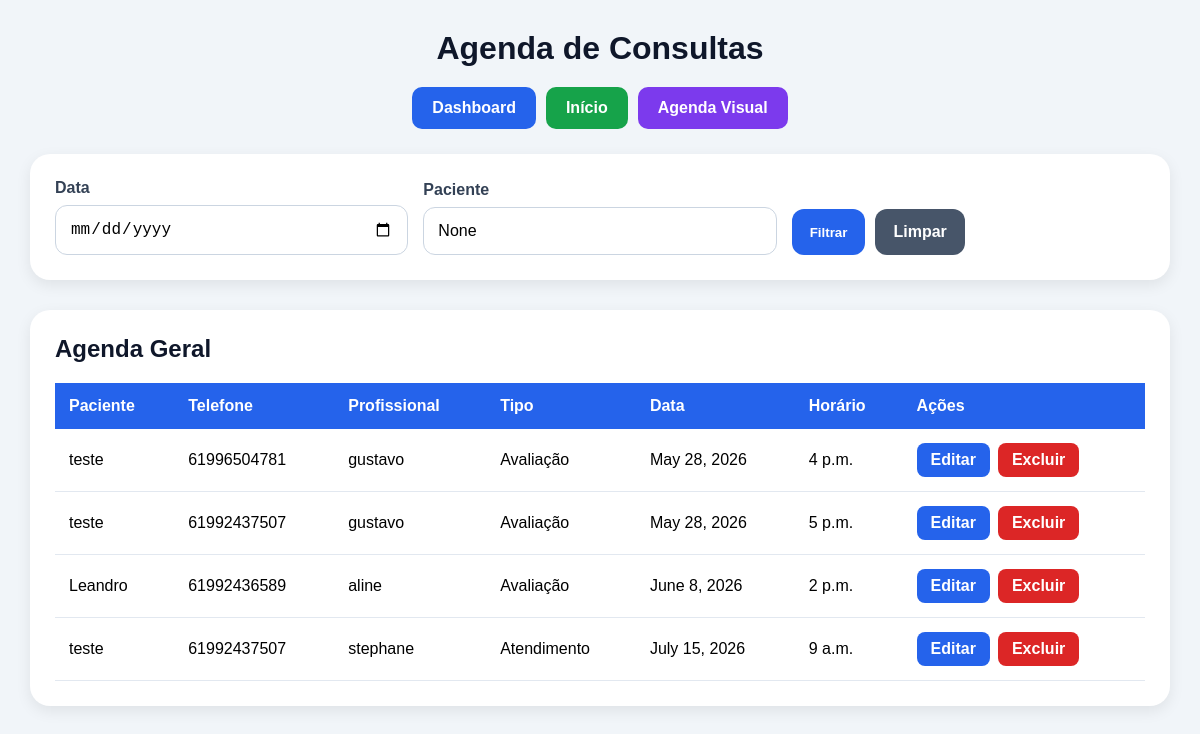
Before: /schedule/ (signed in) with the older database file.
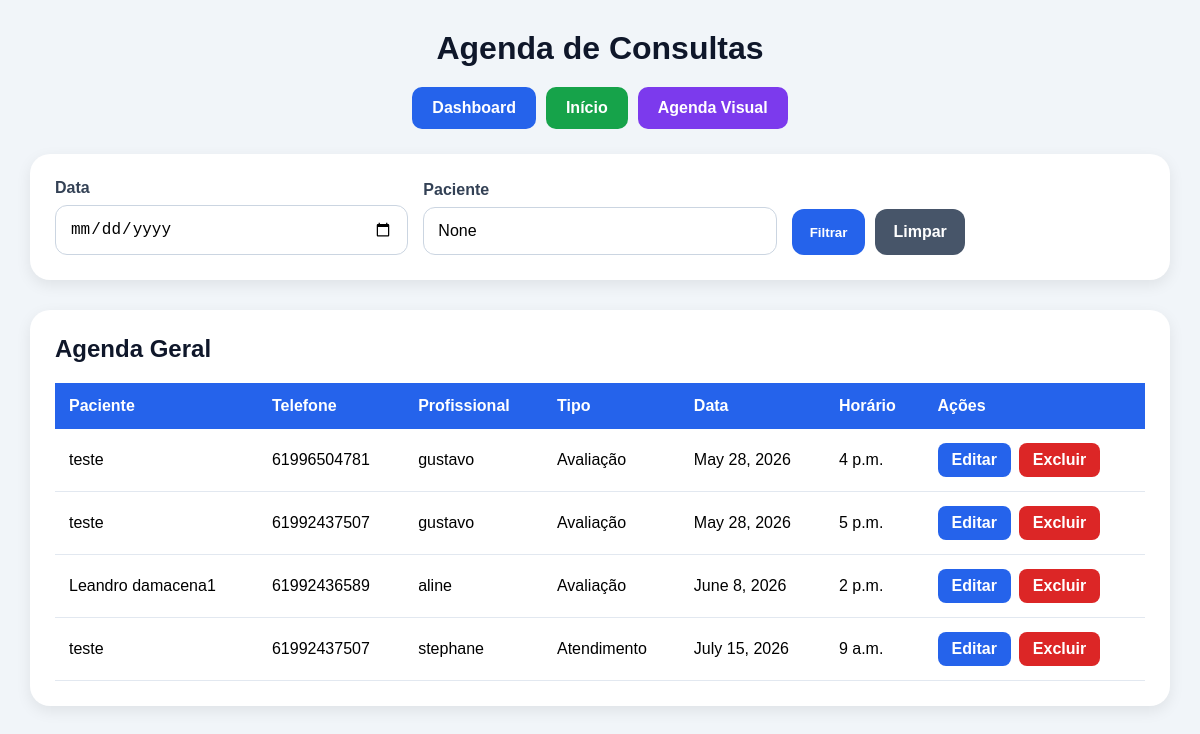
After: the same page with the newer database file.
### appointments/models.py (models this page shows, shortened)
class Appointment(models.Model):
    name = models.CharField(
        max_length=100
    )
    phone = models.CharField(
        max_length=20
    )
    email = models.EmailField()
    professional = models.CharField(
        max_length=20,
        choices=PROFESSIONAL_CHOICES
    )
    service_type = models.CharField(
        max_length=20,
        choices=SERVICE_TYPES,
        default='avaliacao'
    )
    appointment_date = models.DateField()
    appointment_time = models.TimeField()
    created_at = models.DateTimeField(
        auto_now_add=True
    )

### appointments/views.py (the view)
@login_required
def schedule(request):
    selected_date = request.GET.get('date')
    selected_professional = request.GET.get('professional')
    search = request.GET.get('search')
    user_professional = get_user_professional(request.user)
    if request.user.is_superuser:
        appointments = Appointment.objects.all()
    elif user_professional in ['aline', 'gustavo']:
        appointments = Appointment.objects.all()
    elif user_professional in ['isabel', 'stephane', 'amanda']:
        appointments = Appointment.objects.filter(
            professional=user_professional
        )
    else:
        appointments = Appointment.objects.none()
    if selected_date:
        appointments = appointments.filter(
            appointment_date=selected_date
        )
    if selected_professional and request.user.is_superuser:
        appointments = appointments.filter(
            professional=selected_professional
        )
    if search:
        appointments = appointments.filter(
            name__icontains=search
        )
    appointments = appointments.order_by(
        'appointment_date',
        'appointment_time'
    )
    return render(request, 'appointments/schedule.html', {
        'appointments': appointments,
        'selected_date': selected_date,
        'selected_professional': selected_professional,
        'search': search
    })

### appointments/views.py (called while the page is built, shortened)
def get_user_professional(user):
    username = user.username.lower()
    if user.is_superuser:
        return None

### appointments/templates/appointments/schedule.html (shortened to what this page needs)
{% load static %}
<!doctype html>
<html lang="pt-br">
  <head>
  </head>
  <body>
    <div class="container">
      <h1>Agenda de Consultas</h1>
      <div class="top-buttons">
        <a href="/dashboard/" class="dashboard-btn"> Dashboard </a>
        <a href="/" class="home-btn"> Início </a>
        <a href="/calendar/" class="calendar-btn"> Agenda Visual </a>
      </div>
      <div class="filter-box">
        <form method="GET">
          <div>
            <label>Data</label>
            <input type="date" name="date" value="{{ selected_date }}" />
          </div>
          <div>
            <label>Paciente</label>
            <input type="text" name="search" value="{{ search }}" />
          </div>
          <div class="btn-group">
            <button type="submit">Filtrar</button>
            <a href="/schedule/" class="clear-btn"> Limpar </a>
          </div>
        </form>
      </div>
      <div class="table-box">
        <h2>Agenda Geral</h2>
        {% if appointments %}
        <table>
          <thead>
            <tr>
              <th>Paciente</th>
              <th>Telefone</th>
              <th>Profissional</th>
              <th>Tipo</th>
              <th>Data</th>
              <th>Horário</th>
              <th>Ações</th>
            </tr>
          </thead>
          <tbody>
            {% for appointment in appointments %}
            <tr>
              <td>{{ appointment.name }}</td>
              <td>{{ appointment.phone }}</td>
              <td>{{ appointment.professional }}</td>
              <td>{{ appointment.get_service_type_display }}</td>
              <td>{{ appointment.appointment_date }}</td>
              <td>{{ appointment.appointment_time }}</td>
              <td>
                <div class="actions">
                  <a
                    href="/edit-appointment/{{ appointment.id }}/"
                    class="edit-btn"
                  >
                    Editar
                  </a>
                  <a href="/delete/{{ appointment.id }}/" class="delete-btn">
                    Excluir
                  </a>
                </div>
              </td>
            </tr>
            {% endfor %}
          </tbody>
        </table>
        {% else %}
        <div class="empty">Nenhuma consulta encontrada.</div>
        {% endif %}
      </div>
    </div>
  </body>
</html>

Changed rows visible on the page:
changed Appointment "aline": name "Leandro" → "Leandro damacena1"
